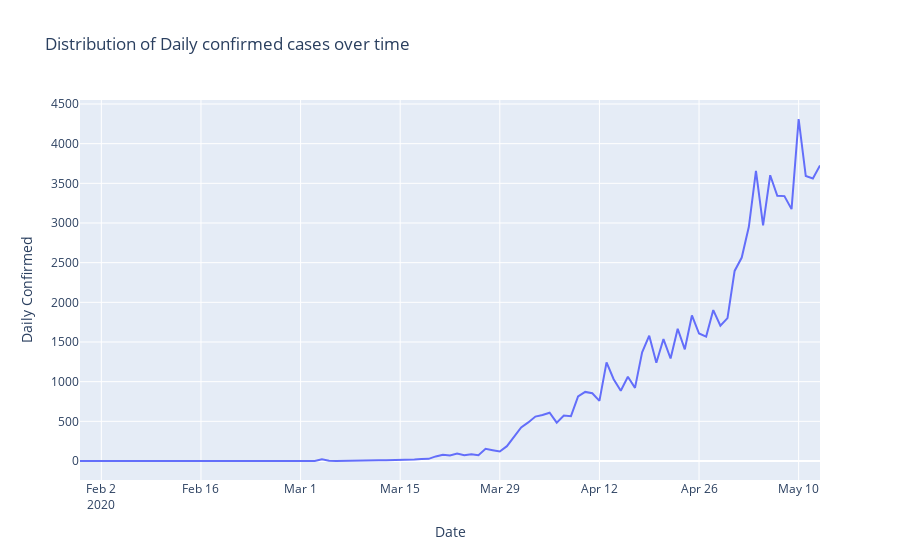
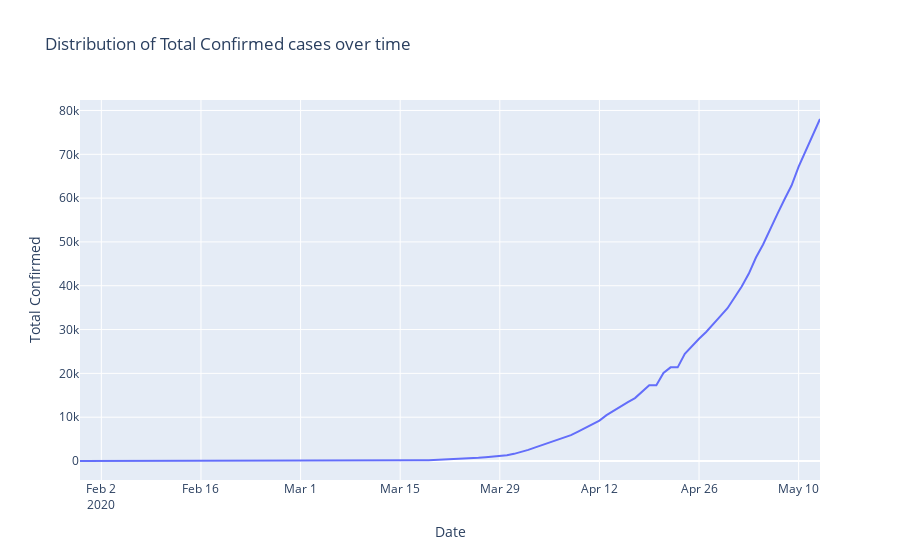
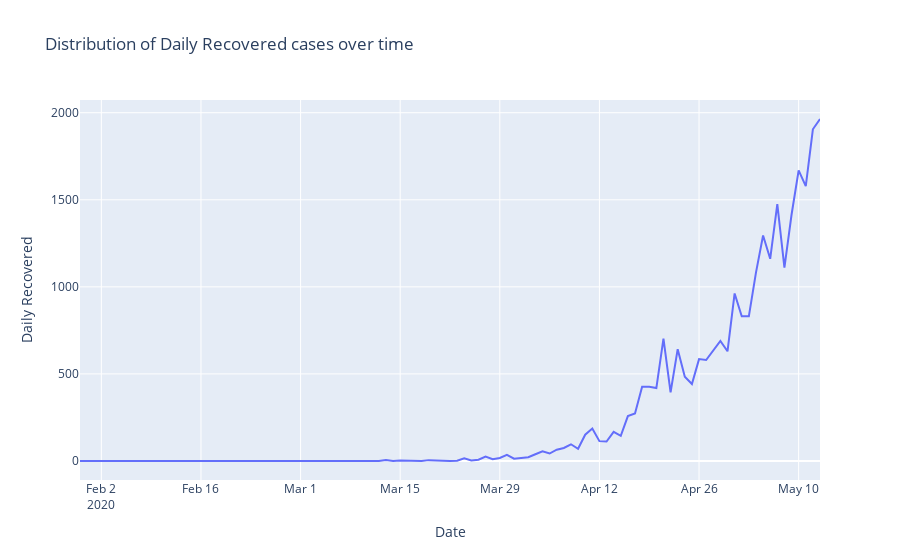
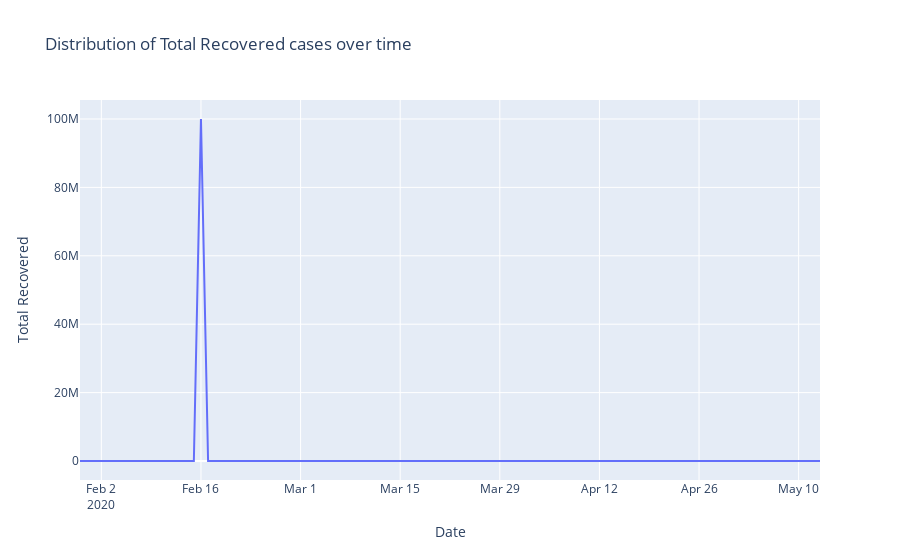

Here is the notebook cell these charts were saved with, in order:
### Markdown cell above
# 4.1. Distribution over time

### Code cell
fig = px.line(df, x='Date', y="Daily Confirmed", title="Distribution of Daily confirmed cases over time")
fig.show()
fig = px.line(df, x='Date', y="Total Confirmed", title="Distribution of Total Confirmed cases over time")
fig.show()
fig = px.line(df, x='Date', y="Daily Recovered", title="Distribution of Daily Recovered cases over time")
fig.show()
fig = px.line(df, x='Date', y="Total Recovered", title="Distribution of Total Recovered cases over time")
fig.show()
fig = px.line(df, x='Date', y="Daily Deceased", title="Distribution of Daily Deceased cases over time")
fig.show()
fig = px.line(df, x='Date', y="Total Deceased", title="Distribution of Total Deceased cases over time")
fig.show()
